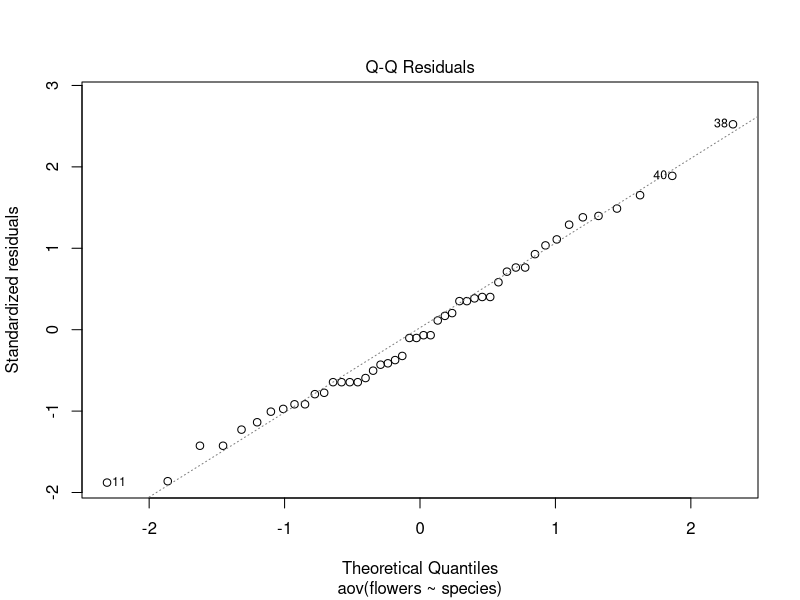
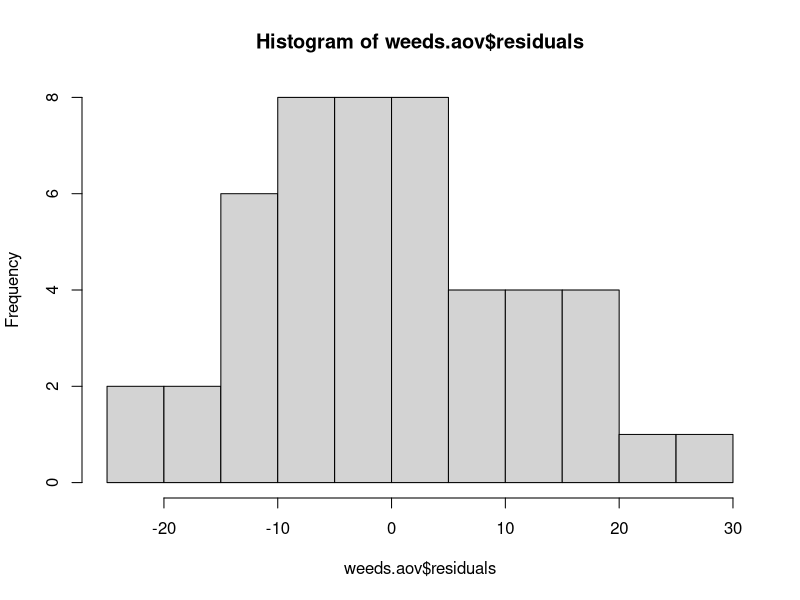
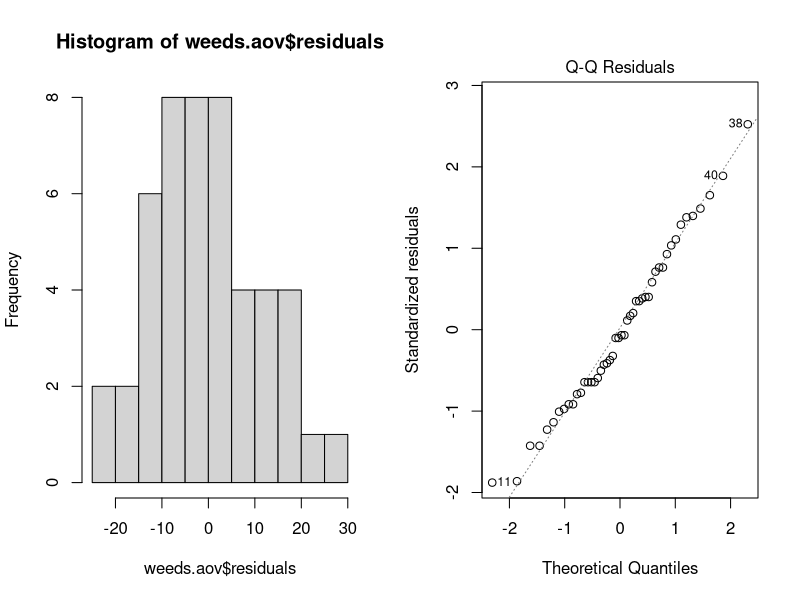

The R script that drew these images, in order:
## ---- chunk 1
library(knitr)
knitr::opts_chunk$set(warning = FALSE, message = FALSE)
## ---- chunk 2
weeds<-read.csv("../../../../resources/datafiles/weeds.csv")
library(tidyverse)
weeds <- rename(weeds, flowers = flowers.m3)
frogsp<-read.csv("../../../../resources/datafiles/frogs.csv", header=TRUE)
enviro<-read.csv("../../../../resources/datafiles/frog_environmental.csv", header=TRUE)
insect <- read.csv("../../../../resources/datafiles/insecticide.csv", header=TRUE)
weeds.aov <- aov(flowers~species, data=weeds)

insect.aov<-aov(species.richness~fragment, data=insect)
shapiro.test(insect.aov$residuals)
bartlett.test(species.richness ~ fragment, data=insect)
## ---- chunk 3
plot(weeds.aov, 2) # Normal quantile plot
## ---- chunk 4
hist(weeds.aov$residuals) # Histogram of residuals
## ---- chunk 5
## This may not work in a default notebook ##

par(mfrow = c(1,2)) # This code put two plots in the same window
hist(weeds.aov$residuals)
plot(weeds.aov, 2)
## ---- chunk 6
dev.off
## ---- chunk 7
shapiro.test(weeds.aov$residuals) # run a shapiro-wilks test on the residuals column of our anova object using the shapiro.test() function
